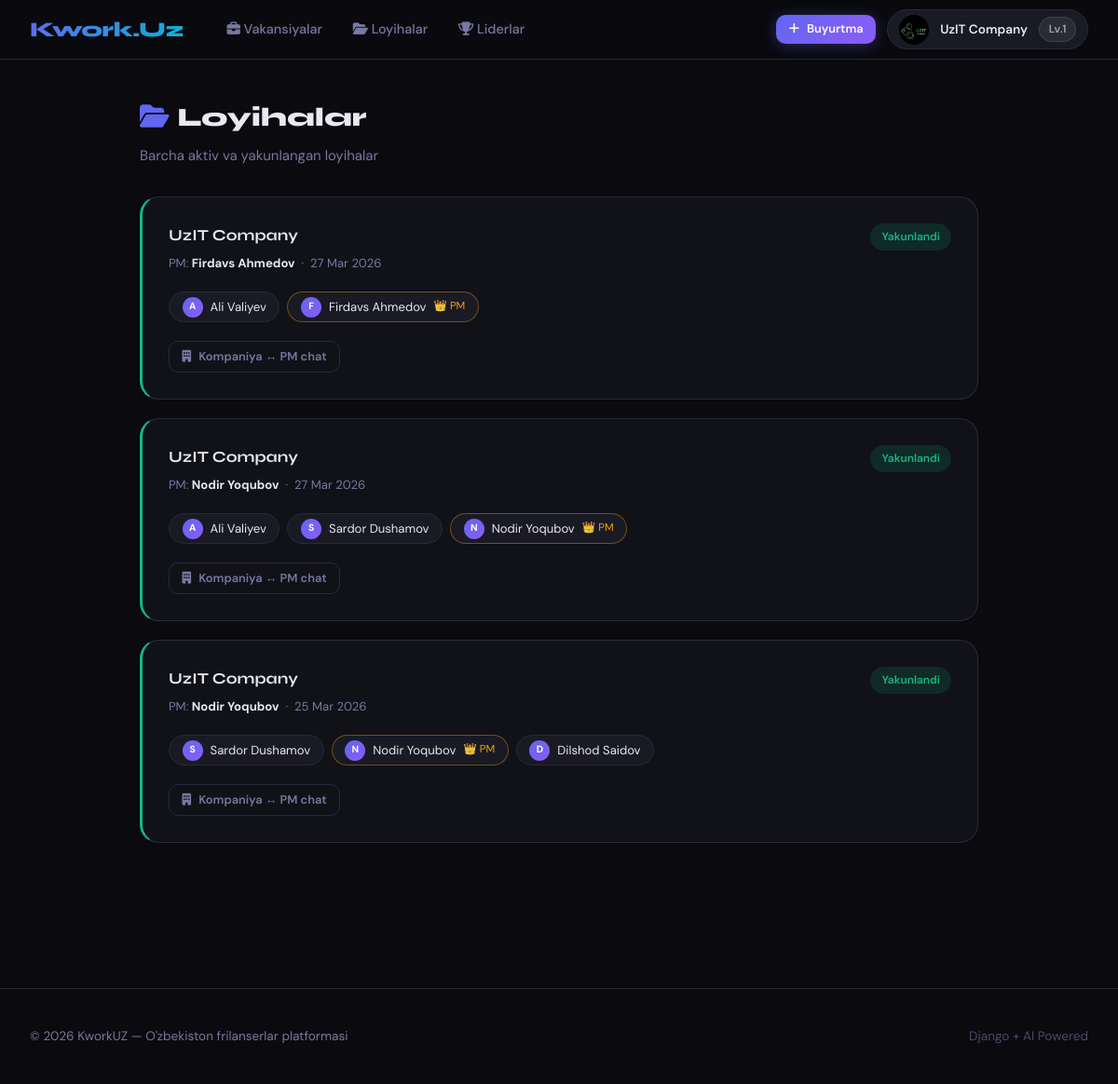
Page /negotiation/projects/ (signed in) on the committed database.
### marketplace/models.py (models this page shows, shortened)
class Profile(models.Model):
    ROLE_CHOICES = [
        ('client', 'Kompaniya'),
        ('freelancer', 'Worker'),
    ]
    LEVEL_CHOICES = [
        (1, 'Level 1'),
        (2, 'Level 2'),
        (3, 'Level 3'),
    ]
    user = models.OneToOneField(User, on_delete=models.CASCADE, related_name='profile')
    role = models.CharField(max_length=20, choices=ROLE_CHOICES, default='freelancer')
    bio = models.TextField(blank=True)
    skills = models.TextField(blank=True)
    avatar = models.ImageField(upload_to='avatars/', blank=True, null=True)
    level = models.IntegerField(choices=LEVEL_CHOICES, default=1)
    rating = models.FloatField(default=0.0)
    completed_jobs_count = models.IntegerField(default=0)
    hourly_rate = models.DecimalField(max_digits=10, decimal_places=2, null=True, blank=True)
    portfolio_url = models.URLField(blank=True)
    location = models.CharField(max_length=100, blank=True)
    created_at = models.DateTimeField(auto_now_add=True)
    class Meta:
        verbose_name = 'Profil'
        verbose_name_plural = 'Profillar'

class Project(models.Model):
    vacancy = models.ForeignKey(Vacancy, on_delete=models.CASCADE, related_name='projects')
    company = models.ForeignKey(User, on_delete=models.CASCADE, related_name='company_projects')
    pm = models.ForeignKey(User, on_delete=models.SET_NULL, null=True, blank=True, related_name='pm_projects')
    workers = models.ManyToManyField(User, related_name='worker_projects', blank=True)
    agreed_budget = models.DecimalField(max_digits=12, decimal_places=2)
    agreed_days = models.IntegerField()
    deadline = models.DateTimeField(null=True, blank=True)
    status = models.CharField(max_length=20, choices=[('IN_PROGRESS', 'Jarayonda'), ('COMPLETED', 'Yakunlandi'), ('DELAYED', 'Kechikdi'), ('CANCELLED', 'Bekor')], default='IN_PROGRESS')
    created_at = models.DateTimeField(auto_now_add=True)

class Vacancy(models.Model):
    STATUS_CHOICES = [
        ('OPEN', 'Ochiq'),
        ('IN_PROGRESS', 'Jarayonda'),
        ('CLOSED', 'Yopildi'),
        ('CANCELLED', 'Bekor'),
        ('COMPLETED', 'Yakunlandi'),
    ]
    CATEGORY_CHOICES = [
        ('development', 'Dasturlash'),
        ('design', 'Dizayn'),
        ('marketing', 'Marketing'),
        ('writing', 'Yozuv'),
        ('video', 'Video'),
        ('other', 'Boshqa'),
    ]
    company = models.ForeignKey(User, on_delete=models.CASCADE, related_name='vacancies')
    title = models.CharField(max_length=200)
    description = models.TextField()
    category = models.CharField(max_length=50, choices=CATEGORY_CHOICES, default='other')
    required_skills = models.TextField(blank=True)
    budget_min = models.DecimalField(max_digits=12, decimal_places=2)
    budget_max = models.DecimalField(max_digits=12, decimal_places=2)
    deadline_days = models.IntegerField()
    required_workers = models.IntegerField(default=1)
    status = models.CharField(max_length=20, choices=STATUS_CHOICES, default='OPEN')
    is_team_project = models.BooleanField(default=False)
    created_at = models.DateTimeField(auto_now_add=True)
    updated_at = models.DateTimeField(auto_now=True)
    class Meta:
        ordering = ['-created_at']
        verbose_name = 'Vakansiya'
        verbose_name_plural = 'Vakansiyalar'

### negotiation/views.py (the view)
# urls.py: path('projects/', views.my_projects, name='my_projects'),
@login_required
def my_projects(request):
    user = request.user
    projects = []
    if user.profile.role == 'client':
        qs = Project.objects.filter(company=user)
    else:
        qs = Project.objects.filter(
            workers=user
        ) | Project.objects.filter(pm=user)
    qs = qs.distinct().select_related(
        'vacancy', 'company', 'pm'
    ).prefetch_related('workers', 'chats').order_by('-created_at')
    for project in qs:
        company_pm_chat = project.chats.filter(chat_type='company_pm').first()
        pm_workers_chat = project.chats.filter(chat_type='pm_workers').first()
        projects.append({
            'project': project,
            'company_pm_chat': company_pm_chat,
            'pm_workers_chat': pm_workers_chat,
        })
    return render(request, 'negotiation/my_projects.html', {
        'projects': projects,
        'is_company': user.profile.role == 'client',
    })

### templates/negotiation/my_projects.html (shortened to what this page needs)
{% extends "base/base.html" %}
{% block content %}
<div class="container page-content" style="max-width:900px;">
  <div style="margin-bottom:2rem;">
    <h1 style="font-family:var(--font-display);font-size:1.75rem;font-weight:800;">
      <i class="fas fa-folder-open" style="color:var(--accent);"></i> Loyihalar
    </h1>
    <p style="color:var(--text-muted);margin-top:.4rem;">Barcha aktiv va yakunlangan loyihalar</p>
  </div>
  {% for item in projects %}
  {% with p=item.project %}
  <div style="background:var(--bg2);border:1px solid var(--border);
    border-radius:var(--radius-lg);padding:1.75rem;margin-bottom:1.25rem;
    {% if p.status == 'COMPLETED' %}border-left:3px solid var(--green);{% endif %}">
    <div style="display:flex;justify-content:space-between;align-items:start;margin-bottom:1.25rem;">
      <div>
        <div style="font-family:var(--font-display);font-weight:700;font-size:1.05rem;margin-bottom:.3rem;">
          <a href="{% url 'negotiation:project_detail' p.pk %}" style="text-decoration:none; color:inherit;">
             {{ p.vacancy.title }}
          </a>
        </div>
        <div style="font-size:.82rem;color:var(--text-muted);">
          {% if is_company %}
            PM:
            {% if p.pm %}
              <strong style="color:var(--text);">{{ p.pm.get_full_name }}</strong>
            {% else %}
              <span style="color:var(--orange);">Tayinlanmagan ⚠️</span>
            {% endif %}
          {% else %}
            Kompaniya: <strong style="color:var(--text);">{{ p.company.get_full_name }}</strong>
          {% endif %}
          &nbsp;·&nbsp; {{ p.created_at|date:"d M Y" }}
        </div>
      </div>
      <span class="status-badge status-{{ p.status }}">{{ p.get_status_display }}</span>
    </div>
    <div style="display:flex;gap:.5rem;flex-wrap:wrap;margin-bottom:1.25rem;">
      {% for w in p.workers.all %}
      <a href="{% url 'marketplace:profile' w.username %}"
         style="display:flex;align-items:center;gap:.5rem;
           background:var(--bg3);border:1px solid var(--border);
           border-radius:100px;padding:.3rem .85rem;
           text-decoration:none;color:var(--text);font-size:.82rem;
           {% if w == p.pm %}border-color:rgba(245,158,11,.4);{% endif %}">
        <div style="width:22px;height:22px;border-radius:50%;
          background:linear-gradient(135deg,var(--accent),var(--accent2));
          display:flex;align-items:center;justify-content:center;font-size:.65rem;font-weight:700;color:#fff;">
          {{ w.first_name|first|upper }}
        </div>
        {{ w.get_full_name|default:w.username }}
        {% if w == p.pm %}
        <span style="color:var(--gold);font-size:.72rem;">👑 PM</span>
        {% endif %}
      </a>
      {% endfor %}
    </div>
    <div style="display:flex;gap:.75rem;flex-wrap:wrap;">
      {% if item.company_pm_chat %}
        {% if is_company or p.pm == user %}
        <a href="{% url 'negotiation:project_chat' item.company_pm_chat.pk %}"
           class="btn btn-ghost btn-sm">
          <i class="fas fa-building"></i> Kompaniya ↔ PM chat
        </a>
        {% endif %}
      {% endif %}
    </div>
  </div>
  {% endwith %}
  {% empty %}
  <div style="text-align:center;padding:4rem;color:var(--text-muted);">
    <i class="fas fa-folder-open" style="font-size:3rem;opacity:.2;display:block;margin-bottom:1rem;"></i>
    <h3>Hali loyiha yo'q</h3>
  </div>
  {% endfor %}
</div>
{% endblock %}

### templates/base/base.html (shortened to what this page needs)
{% load static %}
<!DOCTYPE html>
<html lang="uz" data-theme="dark">
<head>
  <link rel="stylesheet" href="https://cdnjs.cloudflare.com/ajax/libs/font-awesome/6.5.0/css/all.min.css"/>
</head>
<body>
<nav class="navbar">
  <div class="nav-inner">
    <a href="{% url 'marketplace:home' %}" class="nav-logo">Kwork.Uz</a>
    <div class="nav-links">
      <a href="{% url 'marketplace:vacancy_list' %}">
        <i class="fas fa-briefcase"></i> Vakansiyalar
      </a>
      {% if user.is_authenticated %}
      <a href="{% url 'negotiation:my_projects' %}">
        <i class="fas fa-folder-open"></i> Loyihalar
      </a>
      {% endif %}
      <a href="{% url 'reputation:leaderboard' %}">
        <i class="fas fa-trophy"></i> Liderlar
      </a>
    </div>
    <div class="nav-right">
      {% if user.is_authenticated %}
        {% if user.profile.role == 'client' %}
        <a href="{% url 'marketplace:vacancy_create' %}" class="btn btn-primary btn-sm">
          <i class="fas fa-plus"></i> Buyurtma
        </a>
        {% endif %}
        <div class="dropdown" id="userDropdown">
          <a class="avatar-wrap" onclick="toggleDropdown()" href="#">
            <div class="avatar">
              {% if user.profile.avatar %}
                <img src="{{ user.profile.avatar.url }}" alt="">
              {% else %}
                {{ user.first_name|first|upper }}{{ user.last_name|first|upper }}
              {% endif %}
            </div>
            <span style="font-size:0.85rem; font-weight:600;">{{ user.get_full_name|default:user.username }}</span>
            <span class="level-badge level-{{ user.profile.level }}">Lv.{{ user.profile.level }}</span>
          </a>
        </div>
      {% else %}
        <a href="{% url 'auth:login' %}" class="btn btn-ghost btn-sm">Kirish</a>
        <a href="{% url 'auth:register' %}" class="btn btn-primary btn-sm">Ro'yxat</a>
      {% endif %}
    </div>
  </div>
</nav>
{% block content %}{% endblock %}
<footer class="footer">
  <div class="footer-inner">
    <span>© 2026 KworkUZ — O'zbekiston frilanserlar platformasi</span>
    <span style="color:var(--text-dim);">Django + AI Powered</span>
  </div>
</footer>
</body>
</html>

### templates/base/base.html (style rules this page uses)
:root { --bg: #0a0a0f; --bg2: #111118; --bg3: #1a1a24; --border: #2a2a38; --border-glow: rgba(99,102,241,0.4); --text: #e8e8f0; --text-muted: #7878a0; --text-dim: #4a4a6a; --accent: #6366f1; --accent2: #8b5cf6; --accent3: #06b6d4; --green: #10b981; --orange: #f59e0b; --red: #ef4444; --gold: #f59e0b; --radius: 12px; --radius-lg: 20px; --shadow: 0 4px 24px rgba(0,0,0,0.4); --shadow-accent: 0 0 30px rgba(99,102,241,0.15); --transition: 0.2s cubic-bezier(0.4,0,0.2,1); --font-display: 'Syne', sans-serif; --font-body: 'DM Sans', sans-serif; }
*, *::before, *::after { box-sizing: border-box; margin: 0; padding: 0; }
html { scroll-behavior: smooth; }
body { background: var(--bg); color: var(--text); font-family: var(--font-body); font-size: 15px; line-height: 1.6; min-height: 100vh; overflow-x: hidden; }
.navbar { position: sticky; top: 0; z-index: 1000; background: rgba(10,10,15,0.85); backdrop-filter: blur(20px); border-bottom: 1px solid var(--border); padding: 0 2rem; height: 64px; display: flex; align-items: center; }
.nav-inner { width: 100%; max-width: 1280px; margin: 0 auto; display: flex; align-items: center; gap: 2rem; }
.nav-logo { font-family: var(--font-display); font-size: 1.4rem; font-weight: 800; background: linear-gradient(135deg, var(--accent), var(--accent3)); -webkit-background-clip: text; -webkit-text-fill-color: transparent; text-decoration: none; letter-spacing: -0.5px; flex-shrink: 0; }
.nav-links { display: flex; align-items: center; gap: 0.25rem; flex: 1; }
.nav-links a { padding: 0.4rem 0.9rem; color: var(--text-muted); text-decoration: none; border-radius: 8px; font-size: 0.9rem; font-weight: 500; transition: var(--transition); }
.nav-right { display: flex; align-items: center; gap: 0.75rem; margin-left: auto; }
.btn { display: inline-flex; align-items: center; justify-content: center; gap: 0.5rem; padding: 0.55rem 1.25rem; border-radius: 10px; border: none; cursor: pointer; font-family: var(--font-body); font-size: 0.875rem; font-weight: 600; text-decoration: none; transition: var(--transition); white-space: nowrap; }
.btn-primary { background: linear-gradient(135deg, var(--accent), var(--accent2)); color: #fff; box-shadow: 0 2px 16px rgba(99,102,241,0.35); }
.btn-ghost { background: transparent; color: var(--text-muted); border: 1px solid var(--border); }
.btn-sm { padding: 0.35rem 0.85rem; font-size: 0.8rem; }
.avatar-wrap { display: flex; align-items: center; gap: 0.75rem; padding: 0.3rem 0.75rem; background: var(--bg3); border-radius: 100px; border: 1px solid var(--border); cursor: pointer; transition: var(--transition); text-decoration: none; color: var(--text); }
.avatar { width: 32px; height: 32px; border-radius: 50%; background: linear-gradient(135deg, var(--accent), var(--accent2)); display: flex; align-items: center; justify-content: center; font-family: var(--font-display); font-weight: 700; font-size: 0.85rem; color: #fff; flex-shrink: 0; overflow: hidden; }
.avatar img { width: 100%; height: 100%; object-fit: cover; }
.level-badge { display: inline-flex; align-items: center; gap: 0.3rem; padding: 0.2rem 0.6rem; border-radius: 100px; font-size: 0.75rem; font-weight: 600; }
.level-1 { background: rgba(107,114,128,0.2); color: #9ca3af; border: 1px solid rgba(107,114,128,0.3); }
.container { max-width: 1280px; margin: 0 auto; padding: 0 2rem; }
.page-content { padding: 2.5rem 0; }
.status-badge { display: inline-flex; align-items: center; gap: 0.35rem; padding: 0.3rem 0.75rem; border-radius: 100px; font-size: 0.75rem; font-weight: 600; }
.status-COMPLETED { background: rgba(16,185,129,0.15); color: var(--green); }
.footer { margin-top: 6rem; border-top: 1px solid var(--border); padding: 2.5rem 0; color: var(--text-muted); font-size: 0.85rem; }
.footer-inner { max-width: 1280px; margin: 0 auto; padding: 0 2rem; display: flex; align-items: center; justify-content: space-between; }
.dropdown { position: relative; }

### rows in the picture
Project: project.vacancy "UzIT Company", project.pm.get_full_name "Firdavs Ahmedov", project.created_at "27 Mar 2026", project.status "Yakunlandi"
Project: project.vacancy "UzIT Company", project.pm.get_full_name "Nodir Yoqubov", project.created_at "27 Mar 2026", project.status "Yakunlandi"
Project: project.vacancy "UzIT Company", project.pm.get_full_name "Nodir Yoqubov", project.created_at "25 Mar 2026", project.status "Yakunlandi"

### other values in the picture
{{ user.get_full_name|default:user.username }} "UzIT Company"
{{ user.profile.level }} "1"
{{ w.first_name|first|upper }} "A"
{{ w.get_full_name|default:w.username }} "Ali Valiyev"
{{ w.first_name|first|upper }} "F"
{{ w.get_full_name|default:w.username }} "Firdavs Ahmedov"
{{ w.first_name|first|upper }} "S"
{{ w.get_full_name|default:w.username }} "Sardor Dushamov"
{{ w.first_name|first|upper }} "N"
{{ w.get_full_name|default:w.username }} "Nodir Yoqubov"
{{ w.first_name|first|upper }} "D"
{{ w.get_full_name|default:w.username }} "Dilshod Saidov"
